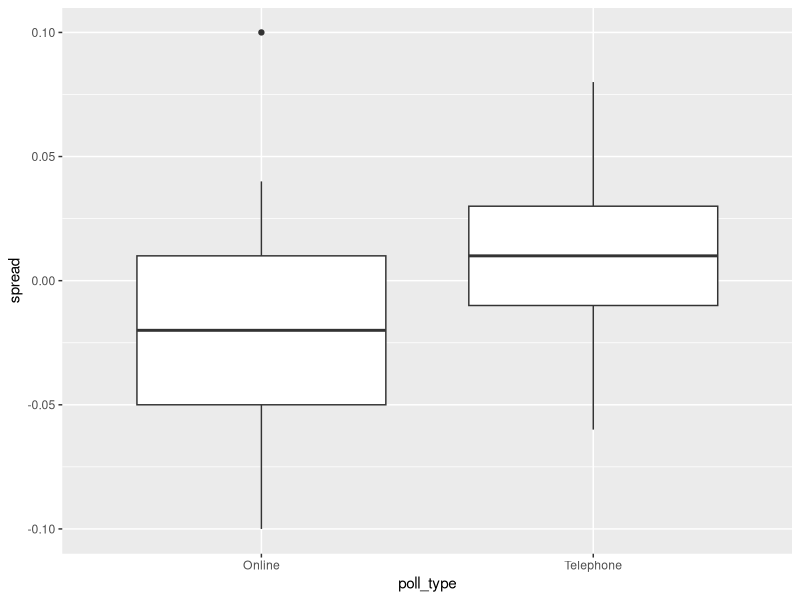
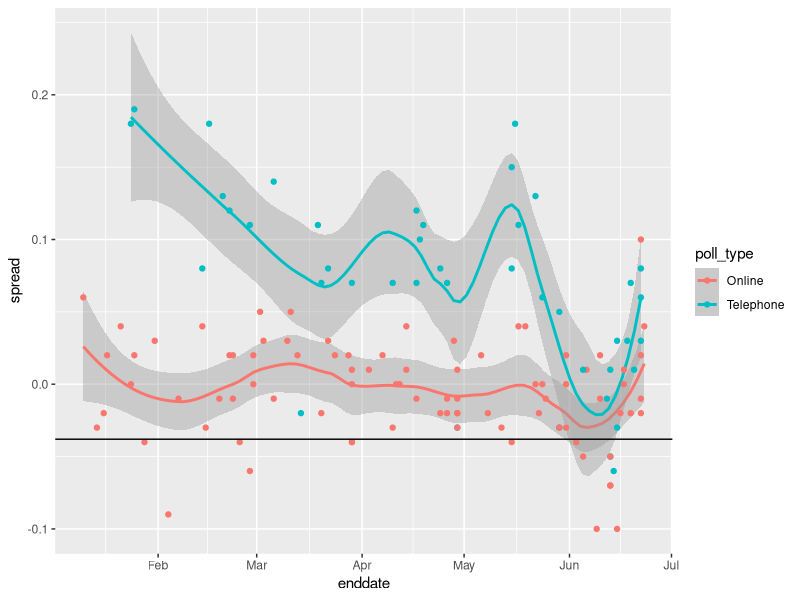
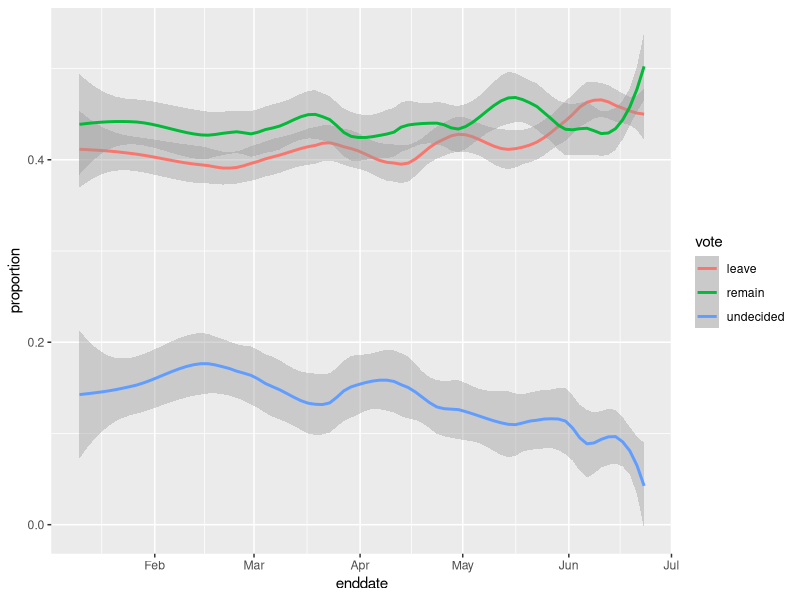

Write the R code that produced these figures, in order.
library(tidyverse)
library(dslabs)
data(brexit_polls)
options(digits = 3)

p <- 0.481    # official proportion voting "Remain"
d <- 2*p-1    # official spread
N <- 1500

# 1
E <- N*p
SE <- sqrt(N*p*(1-p))
X_hat <- p
SE_hat <- sqrt(X_hat*(1-X_hat)/N)
d_hat <- 2*X_hat-1
SE_d <- 2*sqrt(X_hat*(1-X_hat)/N)

# 2
head(brexit_polls)

brexit_polls <- brexit_polls %>%
  mutate(x_hat = (spread+1)/2) 

brexit_polls %>%
  summarize(avg = mean(spread), sd = sd(spread))

brexit_polls %>%
  summarize(avg = mean(x_hat), sd = sd(x_hat))

# 3
brexit_polls[1,] %>%
  mutate(se_hat = sqrt(x_hat*(1-x_hat)/samplesize), 
         lower = x_hat - qnorm(0.975)*se_hat, 
         upper = x_hat + qnorm(0.975)*se_hat)

# 4
actual_spread <- -0.038
june_polls <- brexit_polls %>%
  filter(enddate >= "2016-06-01") %>%
  mutate(se_x_hat = sqrt(x_hat*(1-x_hat)/samplesize), 
         se_spread = 2*se_x_hat, 
         lower = spread - qnorm(0.975)*se_spread, 
         upper = spread + qnorm(0.975)*se_spread,
         hit = actual_spread > lower & actual_spread < upper)
head(june_polls)
nrow(june_polls)
june_polls %>% summarize(sum(sign(lower) != sign(upper))/n())
june_polls %>% summarize(sum(lower > 0)/n())
june_polls %>% summarize(sum(hit)/n())

# 5
p_hits <- june_polls %>%
  group_by(pollster) %>%
  summarize(proportion_hits = mean(hit), n = n()) %>%
  arrange(desc(proportion_hits))

# 6
june_polls %>%
  ggplot(aes(poll_type, spread))+
  geom_boxplot()

# 7
combined_by_type <- june_polls %>%
  group_by(poll_type) %>%
  summarize(N = sum(samplesize),
            spread = sum(spread*samplesize)/N,
            p_hat = (spread + 1)/2) %>%
  mutate(lower = spread - qnorm(0.975)*2*sqrt(p_hat*(1-p_hat)/N),
         upper = spread + qnorm(0.975)*2*sqrt(p_hat*(1-p_hat)/N))
combined_by_type

# 9
brexit_hit <- brexit_polls %>%
  mutate(p_hat = (spread + 1)/2,
         se_spread = 2*sqrt(p_hat*(1-p_hat)/samplesize),
         spread_lower = spread - qnorm(.975)*se_spread,
         spread_upper = spread + qnorm(.975)*se_spread,
         hit = spread_lower < -0.038 & spread_upper > -0.038) %>%
  select(poll_type, hit)

chi <- brexit_hit %>%
  group_by(poll_type, hit) %>% 
  summarize(count = n()) %>%
  spread(poll_type, count)

chisq_test <- chi %>%
  select(-hit) %>%
  chisq.test()
chisq_test$p.value

# 10
48/37
10/32
odds_ratio <- (48/37)/(10/32)

# 11
brexit_polls %>%
  ggplot(aes(enddate, spread, color = poll_type)) +
  geom_smooth(method = "loess", span = 0.4) +
  geom_point() +
  geom_hline(aes(yintercept = -.038))

# 12
brexit_long <- brexit_polls %>%
  gather(vote, proportion, "remain":"undecided") %>%
  mutate(vote = factor(vote))

brexit_long %>%
  ggplot(aes(enddate, proportion, color = vote)) +
  geom_smooth(method = "loess", span = 0.3)
